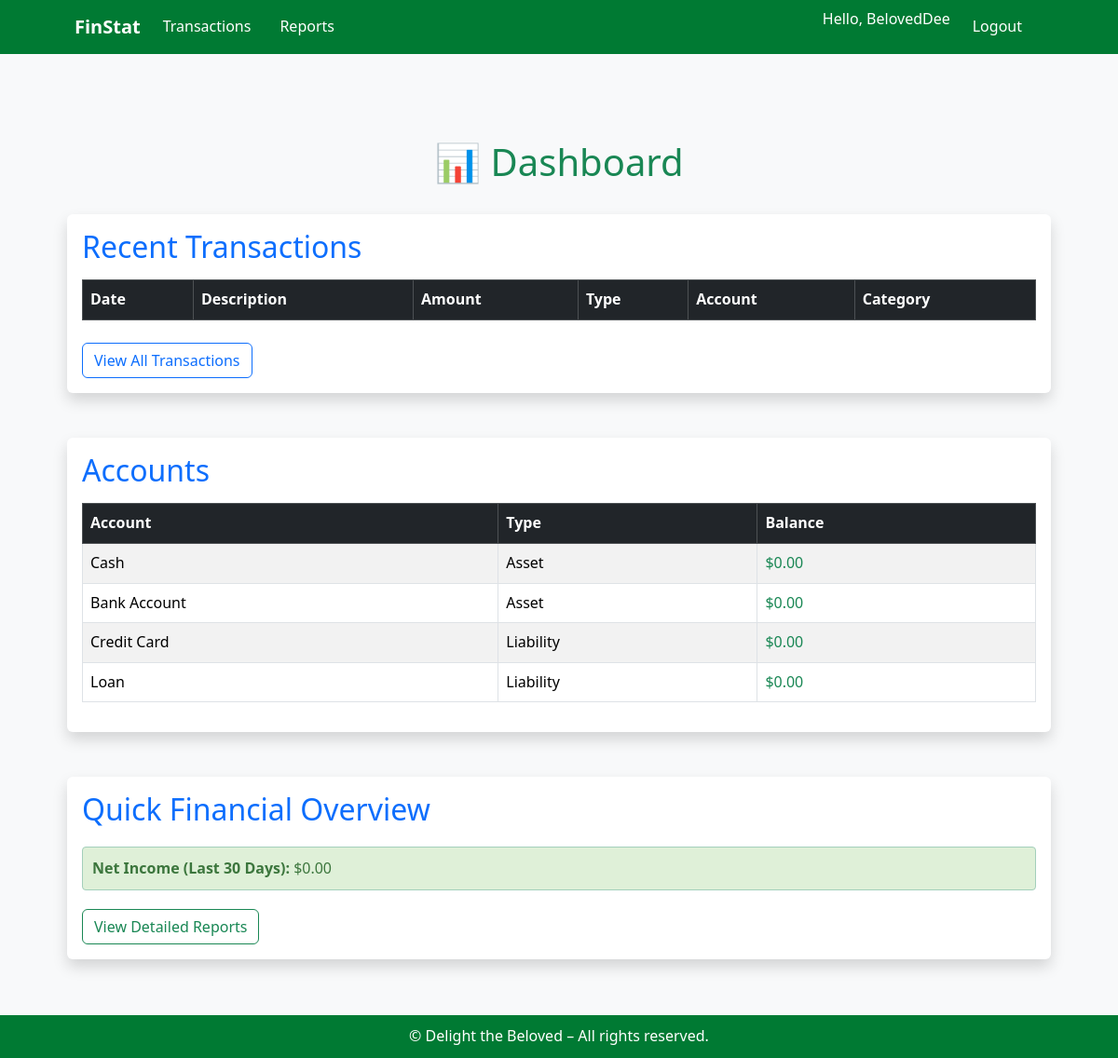
The page / (signed in) on the database its author committed.
### tables this page shows
CREATE TABLE accounts (
        id INTEGER PRIMARY KEY AUTOINCREMENT,
        user_id INTEGER NOT NULL,
        name TEXT NOT NULL,
        type TEXT NOT NULL,  -- 'asset', 'liability', 'equity'
        balance REAL NOT NULL DEFAULT 0,
        FOREIGN KEY (user_id) REFERENCES users (id) ON DELETE CASCADE
    );

### app.py (the view)
@app.route('/')
@login_required
def dashboard():
    user_id = session['user_id']
    transactions = get_transactions(user_id, limit=5)
    accounts = get_accounts(user_id)
    income_statement = generate_income_statement(user_id)
    return render_template('dashboard.html',
                         transactions=transactions,
                         accounts=accounts,
                         income_statement=income_statement)

### auth.py (called while the page is built)
def login_required(f):
    @wraps(f)
    def decorated_function(*args, **kwargs):
        if 'user_id' not in session:
            flash('Please log in to access this page.', 'danger')
            return redirect(url_for('login'))
        return f(*args, **kwargs)
    return decorated_function

### database.py (called while the page is built)
def get_db_connection():
    conn = sqlite3.connect('finance.db')
    conn.row_factory = sqlite3.Row
    conn.execute("PRAGMA foreign_keys = ON")  # Enable FK constraints
    return conn

### transactions.py (called while the page is built)
def get_transactions(user_id, limit=None, start_date=None, end_date=None):
    conn = get_db_connection()
    query = '''
    SELECT t.id, t.amount, t.description, t.date, t.type,
           a.name as account_name, c.name as category_name
    FROM transactions t
    LEFT JOIN accounts a ON t.account_id = a.id
    LEFT JOIN categories c ON t.category_id = c.id
    WHERE t.user_id = ?
    '''
    params = [user_id]
    if start_date:
        query += ' AND t.date >= ?'
        params.append(start_date)
    if end_date:
        query += ' AND t.date <= ?'
        params.append(end_date)
    query += ' ORDER BY t.date DESC'
    if limit:
        query += ' LIMIT ?'
        params.append(limit)
    transactions = conn.execute(query, params).fetchall()
    conn.close()
    return transactions

def get_accounts(user_id):
    conn = get_db_connection()
    accounts = conn.execute('SELECT id, name, type, balance FROM accounts WHERE user_id = ?', (user_id,)).fetchall()
    conn.close()
    return accounts

### templates/dashboard.html (shortened to what this page needs)
{% extends "base.html" %}
{% block content %}
<div class="container-fluid mt-5">
    <div class="row align-items-center">
        <div class="col-lg-12 d-flex justify-content-center mb-4">
            <h1 class="text-success">📊 Dashboard</h1>
        </div>
    </div>
    <section class="mb-5">
        <div class="card shadow border-0 rounded-lg">
            <div class="card-body">
                <h2 class="mb-3 text-primary">Recent Transactions</h2>
                <div class="table-responsive">
                    <table class="table table-bordered table-hover table-striped align-middle">
                        <thead class="table-dark">
                            <tr>
                                <th>Date</th>
                                <th>Description</th>
                                <th>Amount</th>
                                <th>Type</th>
                                <th>Account</th>
                                <th>Category</th>
                            </tr>
                        </thead>
                    </table>
                </div>
                <a href="{{ url_for('view_transactions') }}" class="btn btn-outline-primary mt-2">View All Transactions</a>
            </div>
        </div>
    </section>
    <section class="mb-5">
        <div class="card shadow border-0 rounded-lg">
            <div class="card-body">
                <h2 class="mb-3 text-primary">Accounts</h2>
                <div class="table-responsive">
                    <table class="table table-bordered table-hover table-striped align-middle">
                        <thead class="table-dark">
                            <tr>
                                <th>Account</th>
                                <th>Type</th>
                                <th>Balance</th>
                            </tr>
                        </thead>
                        <tbody>
                            {% for a in accounts %}
                            <tr>
                                <td>{{ a['name'] }}</td>
                                <td>{{ a['type'].capitalize() }}</td>
                                <td class="{{ 'text-success' if a['balance'] >= 0 else 'text-danger' }}">
                                    {{ "${:,.2f}".format(a['balance']) }}
                                </td>
                            </tr>
                            {% endfor %}
                        </tbody>
                    </table>
                </div>
            </div>
        </div>
    </section>
    <section>
        <div class="card shadow border-0 rounded-lg">
            <div class="card-body">
                <h2 class="mb-3 text-primary">Quick Financial Overview</h2>
                <div class="alert {{ 'alert-success' if income_statement['net_income'] >= 0 else 'alert-danger' }}">
                    <strong>Net Income (Last 30 Days):</strong>
                    {{ "${:,.2f}".format(income_statement['net_income']) }}
                </div>
                <a href="{{ url_for('view_reports') }}" class="btn btn-outline-success">View Detailed Reports</a>
            </div>
        </div>
    </section>
</div>
{% endblock %}

### templates/base.html (shortened to what this page needs)
<!DOCTYPE html>
<html lang="en">
<head>
    <link href="https://cdn.jsdelivr.net/npm/bootstrap@5.3.2/dist/css/bootstrap.min.css" rel="stylesheet">
    <link rel="stylesheet" href="{{ url_for('static', filename='style.css') }}">
</head>
<body>
    <nav class="navbar navbar-expand-lg">
        <div class="container">
            <a class="navbar-brand fw-bold" href="{{ url_for('dashboard') }}">FinStat</a>
            <div class="collapse navbar-collapse" id="navbarNav">
                <ul class="navbar-nav me-auto mb-2 mb-lg-0">
                    {% if 'user_id' in session %}
                        <li class="nav-item">
                            <a class="nav-link" href="{{ url_for('view_transactions') }}">Transactions</a>
                        </li>
                        <li class="nav-item">
                            <a class="nav-link" href="{{ url_for('view_reports') }}">Reports</a>
                        </li>
                    {% endif %}
                </ul>
                <ul class="navbar-nav ms-auto">
                    {% if 'user_id' in session %}
                        <li class="nav-item">
                            <span class="navbar-text me-3">Hello, {{ session['username'] }}</span>
                        </li>
                        <li class="nav-item">
                            <a class="nav-link" href="{{ url_for('logout') }}">Logout</a>
                        </li>
                    {% endif %}
                </ul>
            </div>
        </div>
    </nav>
    <div class="container mt-4">
        {% block content %}{% endblock %}
    </div>
    <footer>
        &copy; {{ current_year }} Delight the Beloved – All rights reserved.
    </footer>
</body>
</html>

### static/style.css (style rules this page uses)
body { font-family: Arial, sans-serif; line-height: 1.6; margin: 0; padding: 0; color: #333; }
.container { width: 90%; max-width: 1200px; margin: 0 auto; padding: 20px 0; }
nav { background-color: #333; color: white; padding: 10px 0; }
nav a { color: white; text-decoration: none; margin-right: 15px; }
nav .container { padding: 0 20px; }
.alert { padding: 10px; margin-bottom: 20px; border-radius: 4px; }
.alert-success { background-color: #dff0d8; color: #3c763d; }
table { width: 100%; border-collapse: collapse; margin-bottom: 20px; }
table th, table td { padding: 8px; text-align: left; border-bottom: 1px solid #ddd; }
table th { background-color: #f5f5f5; }

### templates/base.html (style rules this page uses)
:root { --green: #007A33; --gold: #FFD700; --red: #C8102E; --gray: #007A33; --blue: #0072B8; }
body { background-color: #f8f9fa; font-family: 'Segoe UI', sans-serif; }
.navbar { background-color: var(--green); }
.navbar-brand, .nav-link, .navbar-text { color: white !important; }
.navbar-text { font-weight: 500; }
.alert { margin-top: 20px; }
footer { background-color: var(--gray); color: white; text-align: center; padding: 10px; margin-top: 40px; }

### rows shown on the page
accounts: name "Cash", type "Asset", balance "$0.00"
accounts: name "Bank Account", type "Asset", balance "$0.00"
accounts: name "Credit Card", type "Liability", balance "$0.00"
accounts: name "Loan", type "Liability", balance "$0.00"

### other values the page prints
{{ session['username'] }} "BelovedDee"
{{ "${:,.2f}".format(income_statement['net_income']) }} "$0.00"
